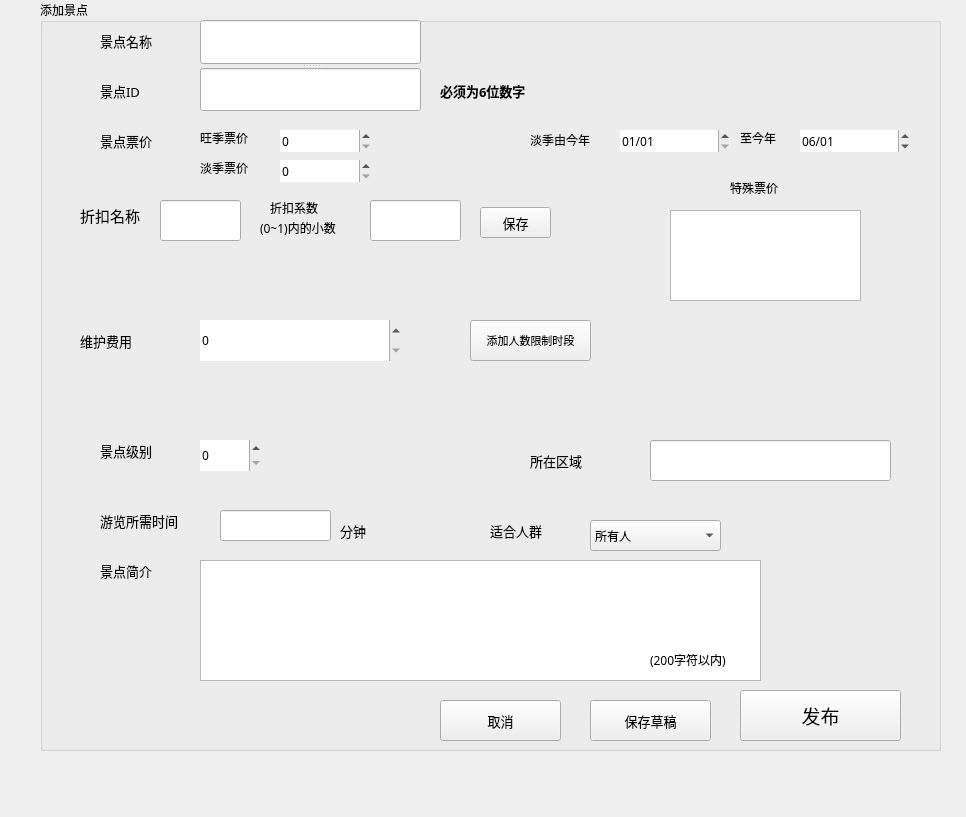
<?xml version="1.0" encoding="UTF-8"?>
<ui version="4.0">
 <class>addsite</class>
 <widget class="QMainWindow" name="addsite">
  <property name="geometry">
   <rect>
    <x>0</x>
    <y>0</y>
    <width>966</width>
    <height>817</height>
   </rect>
  </property>
  <property name="windowTitle">
   <string>MainWindow</string>
  </property>
  <widget class="QWidget" name="centralwidget">
   <widget class="QGroupBox" name="groupbox">
    <property name="geometry">
     <rect>
      <x>40</x>
      <y>0</y>
      <width>901</width>
      <height>751</height>
     </rect>
    </property>
    <property name="font">
     <font>
      <family>微软雅黑</family>
     </font>
    </property>
    <property name="title">
     <string>添加景点</string>
    </property>
    <widget class="QLabel" name="label_2">
     <property name="geometry">
      <rect>
       <x>60</x>
       <y>80</y>
       <width>81</width>
       <height>21</height>
      </rect>
     </property>
     <property name="font">
      <font>
       <family>微软雅黑</family>
       <pointsize>10</pointsize>
      </font>
     </property>
     <property name="text">
      <string>景点ID</string>
     </property>
    </widget>
    <widget class="QLabel" name="label">
     <property name="geometry">
      <rect>
       <x>60</x>
       <y>30</y>
       <width>81</width>
       <height>21</height>
      </rect>
     </property>
     <property name="font">
      <font>
       <family>微软雅黑</family>
       <pointsize>10</pointsize>
      </font>
     </property>
     <property name="text">
      <string>景点名称</string>
     </property>
    </widget>
    <widget class="QLabel" name="label_3">
     <property name="geometry">
      <rect>
       <x>60</x>
       <y>130</y>
       <width>91</width>
       <height>21</height>
      </rect>
     </property>
     <property name="font">
      <font>
       <family>微软雅黑</family>
       <pointsize>10</pointsize>
      </font>
     </property>
     <property name="text">
      <string>景点票价</string>
     </property>
    </widget>
    <widget class="QDateEdit" name="date_begin">
     <property name="geometry">
      <rect>
       <x>580</x>
       <y>130</y>
       <width>110</width>
       <height>22</height>
      </rect>
     </property>
     <property name="font">
      <font>
       <family>微软雅黑</family>
      </font>
     </property>
     <property name="frame">
      <bool>false</bool>
     </property>
     <property name="minimumDateTime">
      <datetime>
       <hour>0</hour>
       <minute>0</minute>
       <second>0</second>
       <year>1752</year>
       <month>9</month>
       <day>14</day>
      </datetime>
     </property>
     <property name="displayFormat">
      <string>MM/dd</string>
     </property>
     <property name="date">
      <date>
       <year>2017</year>
       <month>1</month>
       <day>1</day>
      </date>
     </property>
    </widget>
    <widget class="QLabel" name="label_5">
     <property name="geometry">
      <rect>
       <x>490</x>
       <y>130</y>
       <width>81</width>
       <height>20</height>
      </rect>
     </property>
     <property name="font">
      <font>
       <family>微软雅黑</family>
      </font>
     </property>
     <property name="text">
      <string>淡季由今年</string>
     </property>
    </widget>
    <widget class="QLabel" name="label_6">
     <property name="geometry">
      <rect>
       <x>160</x>
       <y>130</y>
       <width>71</width>
       <height>16</height>
      </rect>
     </property>
     <property name="font">
      <font>
       <family>微软雅黑</family>
      </font>
     </property>
     <property name="text">
      <string>旺季票价</string>
     </property>
    </widget>
    <widget class="QLabel" name="label_y">
     <property name="geometry">
      <rect>
       <x>700</x>
       <y>130</y>
       <width>51</width>
       <height>16</height>
      </rect>
     </property>
     <property name="font">
      <font>
       <family>微软雅黑</family>
      </font>
     </property>
     <property name="text">
      <string>至今年</string>
     </property>
    </widget>
    <widget class="QLabel" name="label_8">
     <property name="geometry">
      <rect>
       <x>160</x>
       <y>160</y>
       <width>61</width>
       <height>16</height>
      </rect>
     </property>
     <property name="font">
      <font>
       <family>微软雅黑</family>
      </font>
     </property>
     <property name="text">
      <string>淡季票价</string>
     </property>
    </widget>
    <widget class="QSpinBox" name="pricehigh">
     <property name="geometry">
      <rect>
       <x>240</x>
       <y>130</y>
       <width>91</width>
       <height>22</height>
      </rect>
     </property>
     <property name="font">
      <font>
       <family>微软雅黑</family>
      </font>
     </property>
     <property name="frame">
      <bool>false</bool>
     </property>
     <property name="maximum">
      <number>9999</number>
     </property>
     <property name="singleStep">
      <number>1</number>
     </property>
    </widget>
    <widget class="QSpinBox" name="pricelow">
     <property name="geometry">
      <rect>
       <x>240</x>
       <y>160</y>
       <width>91</width>
       <height>22</height>
      </rect>
     </property>
     <property name="font">
      <font>
       <family>微软雅黑</family>
      </font>
     </property>
     <property name="frame">
      <bool>false</bool>
     </property>
     <property name="maximum">
      <number>9999</number>
     </property>
     <property name="singleStep">
      <number>1</number>
     </property>
    </widget>
    <widget class="QLabel" name="label_9">
     <property name="geometry">
      <rect>
       <x>690</x>
       <y>180</y>
       <width>61</width>
       <height>16</height>
      </rect>
     </property>
     <property name="font">
      <font>
       <family>微软雅黑</family>
      </font>
     </property>
     <property name="text">
      <string>特殊票价</string>
     </property>
    </widget>
    <widget class="QListWidget" name="price_list">
     <property name="geometry">
      <rect>
       <x>630</x>
       <y>210</y>
       <width>191</width>
       <height>91</height>
      </rect>
     </property>
    </widget>
    <widget class="QLabel" name="label_10">
     <property name="geometry">
      <rect>
       <x>60</x>
       <y>440</y>
       <width>91</width>
       <height>21</height>
      </rect>
     </property>
     <property name="font">
      <font>
       <family>微软雅黑</family>
       <pointsize>10</pointsize>
      </font>
     </property>
     <property name="text">
      <string>景点级别</string>
     </property>
    </widget>
    <widget class="QSpinBox" name="level">
     <property name="geometry">
      <rect>
       <x>160</x>
       <y>440</y>
       <width>61</width>
       <height>31</height>
      </rect>
     </property>
     <property name="font">
      <font>
       <family>微软雅黑</family>
      </font>
     </property>
     <property name="frame">
      <bool>false</bool>
     </property>
     <property name="minimum">
      <number>0</number>
     </property>
     <property name="maximum">
      <number>5</number>
     </property>
     <property name="singleStep">
      <number>1</number>
     </property>
     <property name="value">
      <number>0</number>
     </property>
     <property name="displayIntegerBase">
      <number>10</number>
     </property>
    </widget>
    <widget class="QDateEdit" name="date_end">
     <property name="geometry">
      <rect>
       <x>760</x>
       <y>130</y>
       <width>110</width>
       <height>22</height>
      </rect>
     </property>
     <property name="font">
      <font>
       <family>微软雅黑</family>
      </font>
     </property>
     <property name="frame">
      <bool>false</bool>
     </property>
     <property name="displayFormat">
      <string>MM/dd</string>
     </property>
     <property name="date">
      <date>
       <year>2017</year>
       <month>6</month>
       <day>1</day>
      </date>
     </property>
    </widget>
    <widget class="QTextEdit" name="profile">
     <property name="geometry">
      <rect>
       <x>160</x>
       <y>560</y>
       <width>561</width>
       <height>121</height>
      </rect>
     </property>
     <property name="acceptRichText">
      <bool>false</bool>
     </property>
    </widget>
    <widget class="QLabel" name="label_11">
     <property name="geometry">
      <rect>
       <x>40</x>
       <y>330</y>
       <width>91</width>
       <height>21</height>
      </rect>
     </property>
     <property name="font">
      <font>
       <family>微软雅黑</family>
       <pointsize>10</pointsize>
      </font>
     </property>
     <property name="text">
      <string>维护费用</string>
     </property>
    </widget>
    <widget class="QLabel" name="label_12">
     <property name="geometry">
      <rect>
       <x>60</x>
       <y>560</y>
       <width>91</width>
       <height>21</height>
      </rect>
     </property>
     <property name="font">
      <font>
       <family>微软雅黑</family>
       <pointsize>10</pointsize>
      </font>
     </property>
     <property name="text">
      <string>景点简介</string>
     </property>
    </widget>
    <widget class="QSpinBox" name="maprice">
     <property name="geometry">
      <rect>
       <x>160</x>
       <y>320</y>
       <width>201</width>
       <height>41</height>
      </rect>
     </property>
     <property name="font">
      <font>
       <family>微软雅黑</family>
      </font>
     </property>
     <property name="frame">
      <bool>false</bool>
     </property>
     <property name="minimum">
      <number>0</number>
     </property>
     <property name="maximum">
      <number>999999</number>
     </property>
     <property name="singleStep">
      <number>10</number>
     </property>
     <property name="value">
      <number>0</number>
     </property>
     <property name="displayIntegerBase">
      <number>10</number>
     </property>
    </widget>
    <widget class="QPushButton" name="timelimit">
     <property name="geometry">
      <rect>
       <x>430</x>
       <y>320</y>
       <width>121</width>
       <height>41</height>
      </rect>
     </property>
     <property name="font">
      <font>
       <family>微软雅黑</family>
       <pointsize>8</pointsize>
      </font>
     </property>
     <property name="text">
      <string>添加人数限制时段</string>
     </property>
    </widget>
    <widget class="QLabel" name="label_13">
     <property name="geometry">
      <rect>
       <x>490</x>
       <y>450</y>
       <width>91</width>
       <height>21</height>
      </rect>
     </property>
     <property name="font">
      <font>
       <family>微软雅黑</family>
       <pointsize>10</pointsize>
      </font>
     </property>
     <property name="text">
      <string>所在区域</string>
     </property>
    </widget>
    <widget class="QLabel" name="label_14">
     <property name="geometry">
      <rect>
       <x>60</x>
       <y>510</y>
       <width>111</width>
       <height>21</height>
      </rect>
     </property>
     <property name="font">
      <font>
       <family>微软雅黑</family>
       <pointsize>10</pointsize>
      </font>
     </property>
     <property name="text">
      <string>游览所需时间</string>
     </property>
    </widget>
    <widget class="QLabel" name="label_15">
     <property name="geometry">
      <rect>
       <x>300</x>
       <y>520</y>
       <width>91</width>
       <height>21</height>
      </rect>
     </property>
     <property name="font">
      <font>
       <family>微软雅黑</family>
       <pointsize>10</pointsize>
      </font>
     </property>
     <property name="text">
      <string>分钟</string>
     </property>
    </widget>
    <widget class="QLabel" name="newlabel">
     <property name="geometry">
      <rect>
       <x>230</x>
       <y>200</y>
       <width>61</width>
       <height>16</height>
      </rect>
     </property>
     <property name="text">
      <string>折扣系数</string>
     </property>
    </widget>
    <widget class="QLabel" name="label_16">
     <property name="geometry">
      <rect>
       <x>610</x>
       <y>650</y>
       <width>101</width>
       <height>20</height>
      </rect>
     </property>
     <property name="text">
      <string>(200字符以内)</string>
     </property>
    </widget>
    <widget class="QPushButton" name="saveprice">
     <property name="geometry">
      <rect>
       <x>440</x>
       <y>207</y>
       <width>71</width>
       <height>31</height>
      </rect>
     </property>
     <property name="font">
      <font>
       <pointsize>10</pointsize>
      </font>
     </property>
     <property name="text">
      <string>保存</string>
     </property>
    </widget>
    <widget class="QPushButton" name="publish">
     <property name="geometry">
      <rect>
       <x>700</x>
       <y>690</y>
       <width>161</width>
       <height>51</height>
      </rect>
     </property>
     <property name="font">
      <font>
       <family>微软雅黑</family>
       <pointsize>14</pointsize>
      </font>
     </property>
     <property name="text">
      <string>发布</string>
     </property>
    </widget>
    <widget class="QPushButton" name="cancel">
     <property name="geometry">
      <rect>
       <x>400</x>
       <y>700</y>
       <width>121</width>
       <height>41</height>
      </rect>
     </property>
     <property name="font">
      <font>
       <family>微软雅黑</family>
       <pointsize>10</pointsize>
      </font>
     </property>
     <property name="text">
      <string>取消</string>
     </property>
    </widget>
    <widget class="QPushButton" name="save">
     <property name="geometry">
      <rect>
       <x>550</x>
       <y>700</y>
       <width>121</width>
       <height>41</height>
      </rect>
     </property>
     <property name="font">
      <font>
       <family>微软雅黑</family>
       <pointsize>10</pointsize>
      </font>
     </property>
     <property name="text">
      <string>保存草稿</string>
     </property>
    </widget>
    <widget class="QLabel" name="disprompt">
     <property name="geometry">
      <rect>
       <x>400</x>
       <y>80</y>
       <width>171</width>
       <height>21</height>
      </rect>
     </property>
     <property name="font">
      <font>
       <pointsize>10</pointsize>
       <weight>75</weight>
       <bold>true</bold>
      </font>
     </property>
     <property name="text">
      <string>必须为6位数字</string>
     </property>
    </widget>
    <widget class="QComboBox" name="people">
     <property name="geometry">
      <rect>
       <x>550</x>
       <y>520</y>
       <width>131</width>
       <height>31</height>
      </rect>
     </property>
     <property name="currentText">
      <string>所有人</string>
     </property>
     <property name="currentIndex">
      <number>0</number>
     </property>
     <item>
      <property name="text">
       <string>所有人</string>
      </property>
     </item>
     <item>
      <property name="text">
       <string>不适合儿童</string>
      </property>
     </item>
     <item>
      <property name="text">
       <string>不适合长者</string>
      </property>
     </item>
     <item>
      <property name="text">
       <string>不适合儿童及长者</string>
      </property>
     </item>
    </widget>
    <widget class="QLabel" name="label_17">
     <property name="geometry">
      <rect>
       <x>450</x>
       <y>520</y>
       <width>91</width>
       <height>21</height>
      </rect>
     </property>
     <property name="font">
      <font>
       <family>微软雅黑</family>
       <pointsize>10</pointsize>
      </font>
     </property>
     <property name="text">
      <string>适合人群</string>
     </property>
    </widget>
    <widget class="QLineEdit" name="dis_name">
     <property name="geometry">
      <rect>
       <x>120</x>
       <y>200</y>
       <width>81</width>
       <height>41</height>
      </rect>
     </property>
    </widget>
    <widget class="QLineEdit" name="dis_num">
     <property name="geometry">
      <rect>
       <x>330</x>
       <y>200</y>
       <width>91</width>
       <height>41</height>
      </rect>
     </property>
    </widget>
    <widget class="QLabel" name="label_18">
     <property name="geometry">
      <rect>
       <x>40</x>
       <y>200</y>
       <width>81</width>
       <height>31</height>
      </rect>
     </property>
     <property name="font">
      <font>
       <pointsize>11</pointsize>
      </font>
     </property>
     <property name="text">
      <string>折扣名称</string>
     </property>
    </widget>
    <widget class="QLabel" name="label_19">
     <property name="geometry">
      <rect>
       <x>220</x>
       <y>220</y>
       <width>111</width>
       <height>16</height>
      </rect>
     </property>
     <property name="text">
      <string>(0~1)内的小数</string>
     </property>
    </widget>
    <widget class="QLineEdit" name="area">
     <property name="geometry">
      <rect>
       <x>610</x>
       <y>440</y>
       <width>241</width>
       <height>41</height>
      </rect>
     </property>
    </widget>
    <widget class="QLineEdit" name="time">
     <property name="geometry">
      <rect>
       <x>180</x>
       <y>510</y>
       <width>111</width>
       <height>31</height>
      </rect>
     </property>
    </widget>
    <widget class="QSplitter" name="splitter">
     <property name="geometry">
      <rect>
       <x>160</x>
       <y>20</y>
       <width>221</width>
       <height>91</height>
      </rect>
     </property>
     <property name="orientation">
      <enum>Qt::Vertical</enum>
     </property>
     <widget class="QLineEdit" name="name"/>
     <widget class="QLineEdit" name="id"/>
    </widget>
   </widget>
  </widget>
 </widget>
 <resources/>
 <connections/>
</ui>
